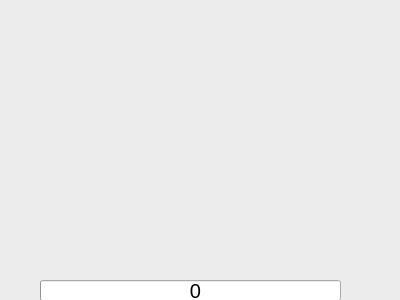
<?xml version="1.0" encoding="UTF-8"?>
<ui version="4.0">
 <class>StartGame</class>
 <widget class="QDialog" name="StartGame">
  <property name="geometry">
   <rect>
    <x>0</x>
    <y>0</y>
    <width>400</width>
    <height>300</height>
   </rect>
  </property>
  <property name="windowTitle">
   <string>Dialog</string>
  </property>
  <widget class="QGroupBox" name="groupBox_Background">
   <property name="geometry">
    <rect>
     <x>-60</x>
     <y>-70</y>
     <width>800</width>
     <height>400</height>
    </rect>
   </property>
   <property name="title">
    <string/>
   </property>
   <widget class="QProgressBar" name="progressBar">
    <property name="geometry">
     <rect>
      <x>100</x>
      <y>350</y>
      <width>301</width>
      <height>21</height>
     </rect>
    </property>
    <property name="value">
     <number>0</number>
    </property>
    <property name="textVisible">
     <bool>false</bool>
    </property>
   </widget>
   <widget class="QLabel" name="label_value">
    <property name="geometry">
     <rect>
      <x>190</x>
      <y>340</y>
      <width>131</width>
      <height>41</height>
     </rect>
    </property>
    <property name="font">
     <font>
      <family>Arial</family>
      <pointsize>15</pointsize>
     </font>
    </property>
    <property name="text">
     <string>0</string>
    </property>
    <property name="alignment">
     <set>Qt::AlignCenter</set>
    </property>
   </widget>
  </widget>
 </widget>
 <resources/>
 <connections/>
</ui>
